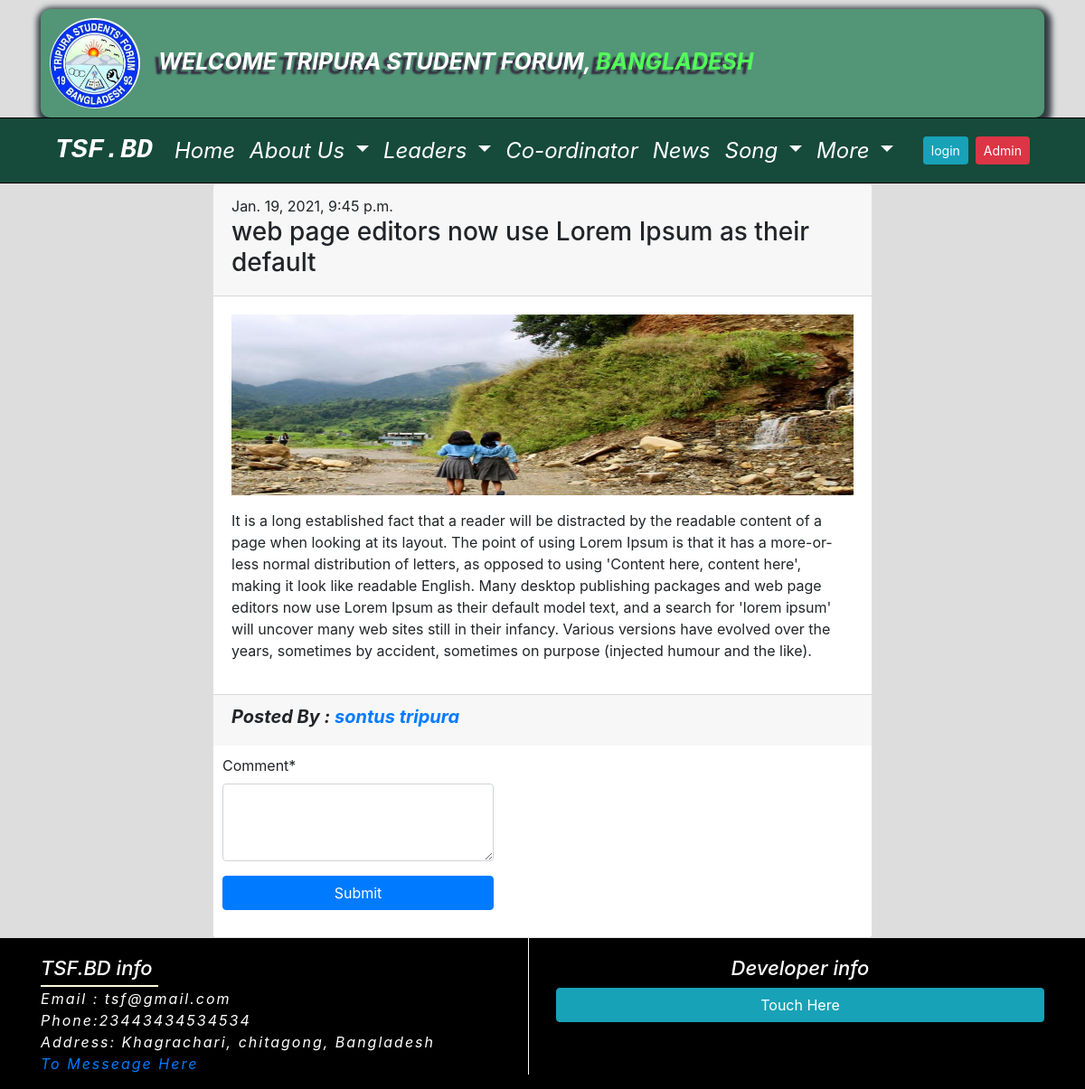
Page /detail/6/ on the earlier database version.
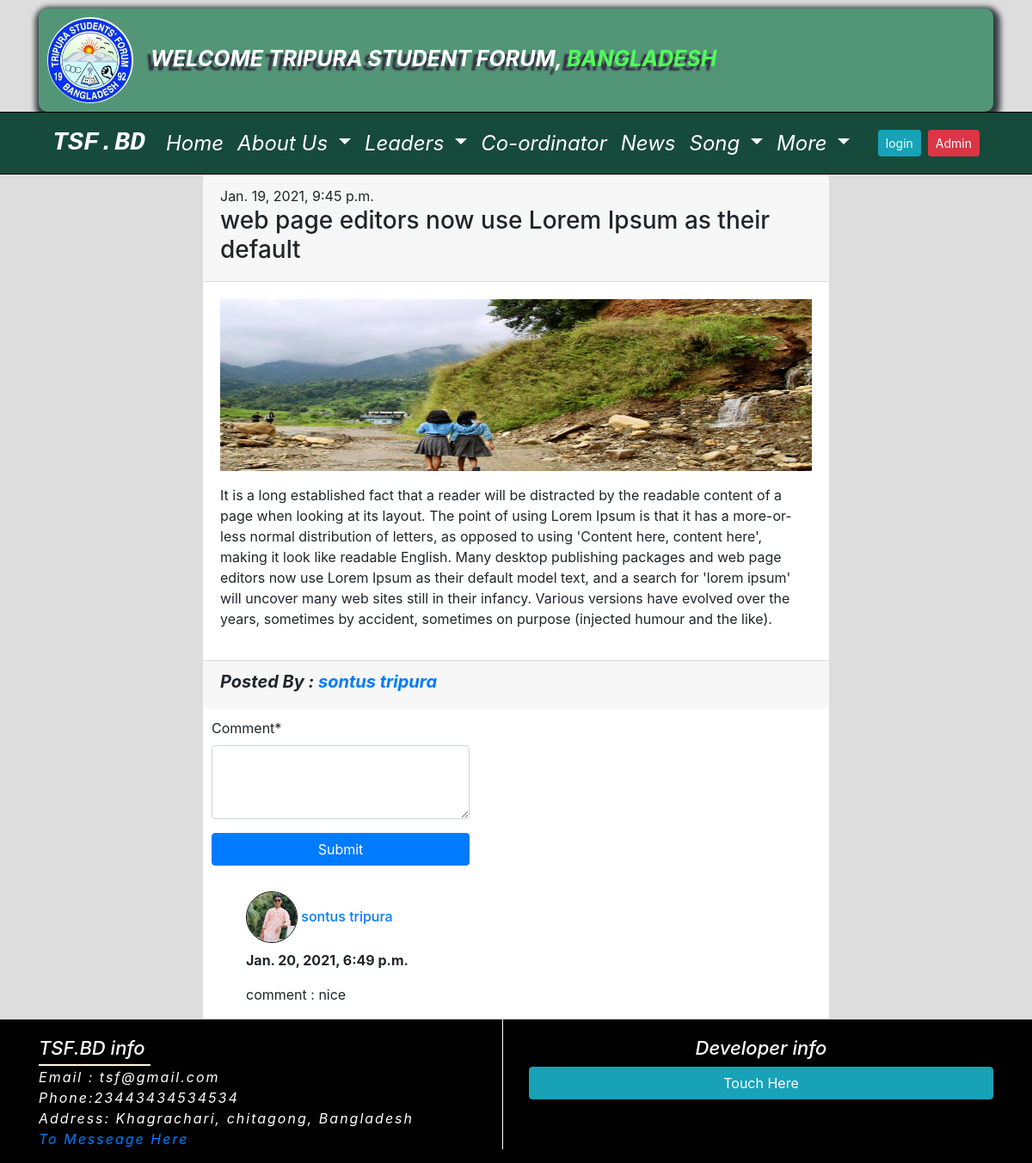
Same page on the later database version.
### News_app/models.py (models this page shows, shortened)
class Comment(models.Model):
    news = models.ForeignKey(News, on_delete=models.CASCADE, related_name='news_comment')
    user = models.ForeignKey(User, on_delete=models.CASCADE, related_name='user_comment')
    comment = models.TextField()
    comment_date = models.DateTimeField(auto_now_add=True)
    class Meta:
        verbose_name_plural = "COMMENT"

### Profile_app/models.py (models this page shows, shortened)
class Profile(models.Model):
    user = models.OneToOneField(User, on_delete=models.CASCADE)
    photo = models.ImageField(default='default.jpg', upload_to='profile_pic', blank=True)
    university = models.CharField(max_length=100, blank=True)
    School = models.CharField(max_length=100, blank=True)
    college = models.CharField(max_length=100, blank=True)
    gender = models.CharField(max_length=20, default="Male", choices=(("Male", "Male"), ("Female", "Female")))
    status = models.CharField(max_length=30, default="Single", choices=(("Single", "Single"), ("Married", "Married"), ("In a Relationship","In a Relationship")))
    fathername = models.CharField(max_length=50, blank=True)
    mothername = models.CharField(max_length=50, blank=True)
    deparment = models.CharField(max_length=50, blank=True)
    current_enroll = models.ForeignKey(StudentCategory, on_delete=models.CASCADE, null=True, blank=True, related_name="current_enroll")
    religion = models.CharField(max_length=20, blank=True)
    Class = models.CharField(max_length=50, blank=True)
    Village = models.CharField(max_length=150, blank=True)
    thana = models.CharField(max_length=50, blank=True)
    phone = models.CharField(max_length=12, blank=True)
    district = models.CharField(max_length=100, blank=True)
    current_city = models.CharField(max_length=100, blank=True)
    local_city = models.CharField(max_length=100, blank=True)
    birthday = models.DateField(default="1990-02-02", null=True, blank=True)
    facebook = models.URLField(blank=True)
    twitter = models.URLField(blank=True)
    instagram = models.URLField(blank=True)
    linkdin = models.URLField(blank=True)

### News_app/views.py (the view, shortened to what this page needs)
# urls.py: path('detail/<int:pk>/', views.news_details, name='news_details'),
def news_details(request, pk):
    about_inform = TsfAboutSetting.objects.get(id=1)
    news = get_object_or_404(News, pk=pk)
    form = CommentForm()
    context = { 'news': news, 'about_inform':about_inform, 'form': form }
    return render(request, 'news_app/news_details.html', context)

### News_app/forms.py
class CommentForm(forms.ModelForm):
    class Meta:
        model = Comment
        fields = ['comment']
        widgets = {
            'comment': Textarea(attrs={ 'cols':40, 'rows':3}),
        }

### templates/news_app/news_details.html (shortened to what this page needs)
{% extends 'home/base.html' %}
{% block body %}
{% load crispy_forms_tags %}
<div class="container">
  <div class="row justify-content-center">
    <div class="col-md-8">
      <div class="card">
        <div class="card-header">
          {% if news.publish_date %}
       <div class="date">
            {{ news.publish_date }}
       </div>
 {% else %}
  <span class="publish_div">
     <a href="{% url 'news_publish' news.pk %}" class="btn btn-primary">publish</a>
  </span>
{% endif %}
      <h3>{{ news.title }}</h3>
        </div>
        <div class="card-body">
          <img src="{{ news.image.url }}" alt="News image" class="news_image">
          <p>{{ news.news_description | safe}}</p>
        </div>
        <div class="card-footer">
      <h5 class="posted_name"> Posted By : <a href="{{ news.facebook }}">{{ news.posted_name }}</a></h5>
        </div>
        <div class="comment_box">
          <form action="" method="POST">
          {{ form|crispy }}
          <button class="btn btn-primary btn-block">Submit</button>
          </form>
        </div>
        <div class="comment_list">
          {% for comment in news.news_comment.all %}
          <h4>
            <a href="{% url 'view_profile' comment.user.pk %}" class="user_comment_name">
              <img src="{{ comment.user.profile.photo.url }}" alt="" height="60" width="60" class="comment_user_photo">
            {{ comment.user.first_name }} {{ comment.user.last_name }}</a></h4>
            <p><strong>{{ comment.comment_date }}</strong></p>
          <p> comment : {{ comment.comment}}</p>
          {% endfor %}
        </div>
      </div>
    </div>
  </div>
</div>
{% endblock %}

Differences in the rows shown:
added Comment: user.profile.photo (picture), user.first_name "sontus", user.last_name "tripura", comment_date "Jan. 20, 2021, 6:49 p.m.", comment "nice"
